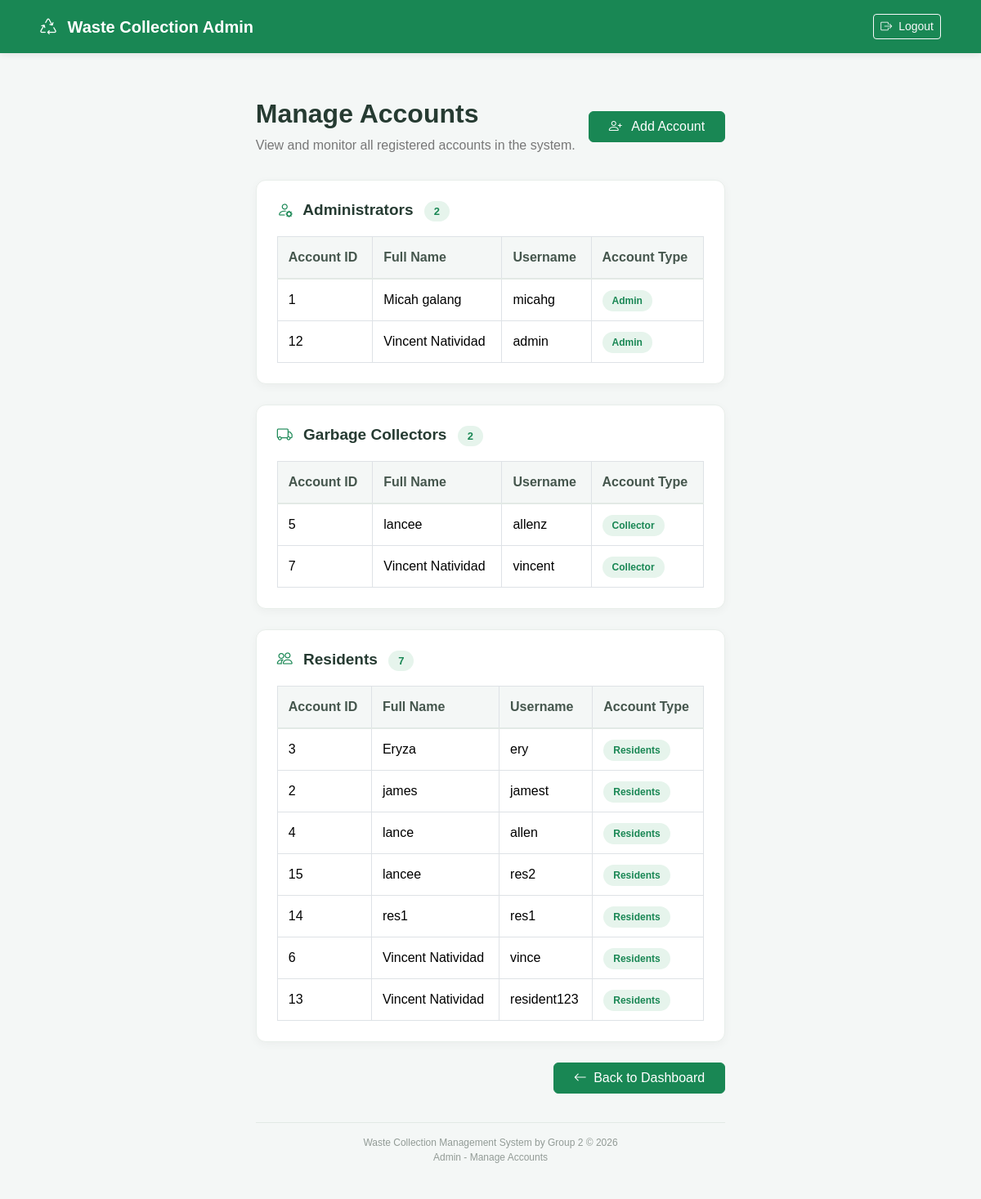
Screenshot of /system-main/system-main/wastesystem/admin/accounts.php (signed in) with the database file from the repository.
### tables this page shows
CREATE TABLE `users` (
  `id` int(11) NOT NULL,
  `fullname` varchar(255) NOT NULL,
  `users` varchar(255) NOT NULL,
  `password` varchar(255) NOT NULL,
  `role` varchar(11) NOT NULL
);

### system-main/system-main/wastesystem/admin/accounts.php (the view, shortened to what this page needs)
<?php
include "../config/database.php";
$roles = [
    "admin" => "Administrators",
    "collector" => "Garbage Collectors",
    "residents" => "Residents"
];
$accounts = [
    "admin" => [],
    "collector" => [],
    "residents" => []
];
$sql = "SELECT id, fullname, users, role
        FROM users
        ORDER BY fullname ASC";
$result = mysqli_query($conn, $sql);
while ($row = mysqli_fetch_assoc($result)) {
    $role = $row["role"];
    if (isset($accounts[$role])) {
        $accounts[$role][] = $row;
    }
}
?>
<!DOCTYPE html>
<html lang="en">
<head>
    <link href="../assets/vendor/bootstrap/css/bootstrap.min.css" rel="stylesheet">
    <link rel="stylesheet"
        href="https://cdn.jsdelivr.net/npm/bootstrap-icons@1.11.3/font/bootstrap-icons.min.css">
    <link href="../assets/css/style.css" rel="stylesheet">
</head>
<body>
    <nav class="navbar navbar-dark">
        <div class="container-fluid px-4">
            <a class="navbar-brand" href="dashboard.php">
                <i class="bi bi-recycle me-2"></i>
                Waste Collection Admin
            </a>
            <a href="../logout.php" class="btn btn-outline-light btn-sm">
                <i class="bi bi-box-arrow-right me-1"></i>
                Logout
            </a>
        </div>
    </nav>
    <div class="main-container">
        <div class="page-header d-flex justify-content-between align-items-center flex-wrap gap-3">
            <div>
                <h2>Manage Accounts</h2>
                <p>
                    View and monitor all registered accounts in the system.
                </p>
            </div>
            <a href="add_account.php" class="btn btn-success px-4">
                <i class="bi bi-person-plus me-2"></i>
                Add Account
            </a>
        </div>
        <?php foreach ($roles as $role => $title) { ?>
            <div class="account-section">
                <h5 class="section-title">
                    <?php if ($role === "admin") { ?>
                        <i class="bi bi-person-gear"></i>
                    <?php } elseif ($role === "collector") { ?>
                        <i class="bi bi-truck"></i>
                    <?php } else { ?>
                        <i class="bi bi-people"></i>
                    <?php } ?>
                    <?php echo htmlspecialchars($title); ?>
                    <span class="account-count">
                        <?php echo count($accounts[$role]); ?>
                    </span>
                </h5>
                <div class="table-responsive">
                    <table class="table table-bordered table-hover">
                        <thead>
                            <tr>
                                <th>Account ID</th>
                                <th>Full Name</th>
                                <th>Username</th>
                                <th>Account Type</th>
                            </tr>
                        </thead>
                        <tbody>
                            <?php if (count($accounts[$role]) > 0) { ?>
                                <?php foreach ($accounts[$role] as $account) { ?>
                                    <tr>
                                        <td>
                                            <?php echo htmlspecialchars((string) $account["id"]); ?>
                                        </td>
                                        <td>
                                            <?php echo htmlspecialchars($account["fullname"]); ?>
                                        </td>
                                        <td>
                                            <?php echo htmlspecialchars($account["users"]); ?>
                                        </td>
                                        <td>
                                            <span class="role-badge">
                                                <?php echo htmlspecialchars(ucfirst($account["role"])); ?>
                                            </span>
                                        </td>
                                    </tr>
                                <?php } ?>
                            <?php } ?>
                        </tbody>
                    </table>
                </div>
            </div>
        <?php } ?>
        <div class="text-end mb-4">
            <a href="dashboard.php" class="btn btn-success px-4">
                <i class="bi bi-arrow-left me-1"></i>
                Back to Dashboard
            </a>
        </div>
        <div class="page-footer">
            Waste Collection Management System by Group 2
            &copy; <?php echo date("Y"); ?>
            <br>
            Admin - Manage Accounts
        </div>
    </div>
</body>
</html>

### system-main/system-main/wastesystem/assets/css/style.css (style rules this page uses)
body { background: #f5f7fb; }
.navbar-brand { font-weight: 700; }
body { margin: 0; min-height: 100vh; display: flex; justify-content: center; align-items: center; font-family: Arial, sans-serif; background: #ffffff; }

### system-main/system-main/wastesystem/admin/accounts.php (style rules this page uses)
body { background-color: #f4f7f6; font-family: Arial, sans-serif; color: #333; padding-top: 85px; }
.navbar { background-color: #198754 !important; padding: 12px 25px; box-shadow: 0 2px 8px rgba(0, 0, 0, 0.08); position: fixed; top: 0; left: 0; right: 0; width: 100%; min-height: 65px; z-index: 9999; }
.navbar-brand { font-weight: bold; font-size: 20px; }
.main-container { max-width: 1200px; margin: 0 auto; padding: 35px 20px; }
.page-header { margin-bottom: 30px; }
.page-header h2 { font-weight: 700; color: #263b32; margin-bottom: 8px; }
.page-header p { color: #777; margin-bottom: 0; }
.account-section { background: white; border: 1px solid #e8eeea; border-radius: 12px; padding: 25px; margin-bottom: 25px; box-shadow: 0 3px 12px rgba(0, 0, 0, 0.04); }
.section-title { font-size: 19px; font-weight: 700; color: #263b32; margin-bottom: 20px; }
.section-title i { color: #198754; margin-right: 8px; }
.account-count { background-color: #e6f4ec; color: #198754; font-size: 13px; padding: 5px 12px; border-radius: 20px; font-weight: 600; margin-left: 8px; }
.table { vertical-align: middle; margin-bottom: 0; }
.table thead th { background-color: #f4f7f6; color: #45564d; font-weight: 600; border-bottom: 2px solid #e2e9e5; padding: 13px; white-space: nowrap; }
.table tbody td { padding: 13px; }
.role-badge { background-color: #e6f4ec; color: #198754; padding: 6px 12px; border-radius: 20px; font-size: 12px; font-weight: 600; }
.page-footer { margin-top: 35px; padding: 15px 0; border-top: 1px solid #e2e9e5; color: #929b96; font-size: 12px; text-align: center; }

### rows the page displays
users: id "1", fullname "Micah galang", users "micahg", role "Admin"
users: id "12", fullname "Vincent Natividad", users "admin", role "Admin"
users: id "5", fullname "lancee", users "allenz", role "Collector"
users: id "7", fullname "Vincent Natividad", users "vincent", role "Collector"
users: title "Residents", role "7", id "13", fullname "Vincent Natividad", users "resident123", role "Residents"
users: id "3", fullname "Eryza", users "ery", role "Residents"
users: id "2", fullname "james", users "jamest", role "Residents"
users: id "4", fullname "lance", users "allen", role "Residents"
users: id "15", fullname "lancee", users "res2", role "Residents"
users: id "14", fullname "res1", users "res1", role "Residents"
users: id "6", fullname "Vincent Natividad", users "vince", role "Residents"

### other values shown
$title "Administrators"
count($accounts[$role]) "2"
$title "Garbage Collectors"
